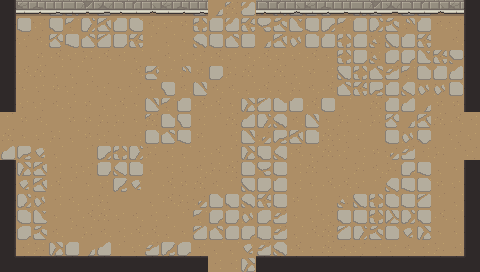

Rendered tile map (Tiled .tmx) drawn with the repository's tilesets; below, a short description and the map source with its tile grids summarised:
An orthogonal 30x17 tile map with 16x16 px tiles, 6 tile layers (ground, dressing, decor, walls, ...), 3 tilesets and 16 objects (10x PROP, 5x ENTRY, ENEMY).

<map version="1.10" tiledversion="1.10.2" orientation="orthogonal" renderorder="right-down" width="30" height="17" tilewidth="16" tileheight="16" infinite="0" nextlayerid="8" nextobjectid="17">
 <tileset firstgid="1" name="wall" tilewidth="16" tileheight="16" tilecount="176" columns="11">
  <image source="../../../gfx/tiles/crypt/walls_floor.png" width="176" height="256" />
 </tileset>
 <tileset firstgid="177" name="slabs" tilewidth="16" tileheight="16" tilecount="207" columns="9">
  <image source="../../../gfx/tiles/crypt/slabs.png" width="144" height="368" />
 </tileset>
 <tileset firstgid="384" name="objects" tilewidth="16" tileheight="16" tilecount="384" columns="24">
  <image source="../../../gfx/tiles/crypt/objects.png" width="384" height="256" />
 </tileset>
 <layer id="1" name="ground" width="30" height="17">
  <data>[510 cells, 510 non-empty, 66 distinct tile ids]</data>
 </layer>
 <layer id="2" name="dressing" width="30" height="17">
  <data>[510 cells, 0 non-empty, 0 distinct tile ids]</data>
 </layer>
 <layer id="3" name="decor" width="30" height="17">
  <data>[510 cells, 0 non-empty, 0 distinct tile ids]</data>
 </layer>
 <layer id="4" name="walls" width="30" height="17">
  <data>[510 cells, 78 non-empty, 14 distinct tile ids]</data>
 </layer>
 <layer id="5" name="props" width="30" height="17">
  <data>[510 cells, 0 non-empty, 0 distinct tile ids]</data>
 </layer>
 <layer id="6" name="overhead" width="30" height="17">
  <data>[510 cells, 0 non-empty, 0 distinct tile ids]</data>
 </layer>
 <objectgroup id="7" name="spawns">
  <object id="1" name="UP" type="ENTRY" x="232" y="24" />
  <object id="2" name="DOWN" type="ENTRY" x="232" y="248" />
  <object id="3" name="LEFT" type="ENTRY" x="24" y="136" />
  <object id="4" name="RIGHT" type="ENTRY" x="456" y="136" />
  <object id="5" name="" type="ENTRY" x="248" y="136" />
  <object id="6" name="boss" type="ENEMY" x="248" y="152" />
  <object id="7" name="torch" type="PROP" x="56" y="264" />
  <object id="8" name="torch" type="PROP" x="424" y="264" />
  <object id="9" name="torch" type="PROP" x="8" y="232" />
  <object id="10" name="torch" type="PROP" x="472" y="232" />
  <object id="11" name="torch" type="PROP" x="88" y="264" />
  <object id="12" name="torch" type="PROP" x="392" y="264" />
  <object id="13" name="torch" type="PROP" x="8" y="56" />
  <object id="14" name="torch" type="PROP" x="472" y="56" />
  <object id="15" name="banner" type="PROP" x="120" y="264" />
  <object id="16" name="banner" type="PROP" x="360" y="264" />
 </objectgroup>
</map>
